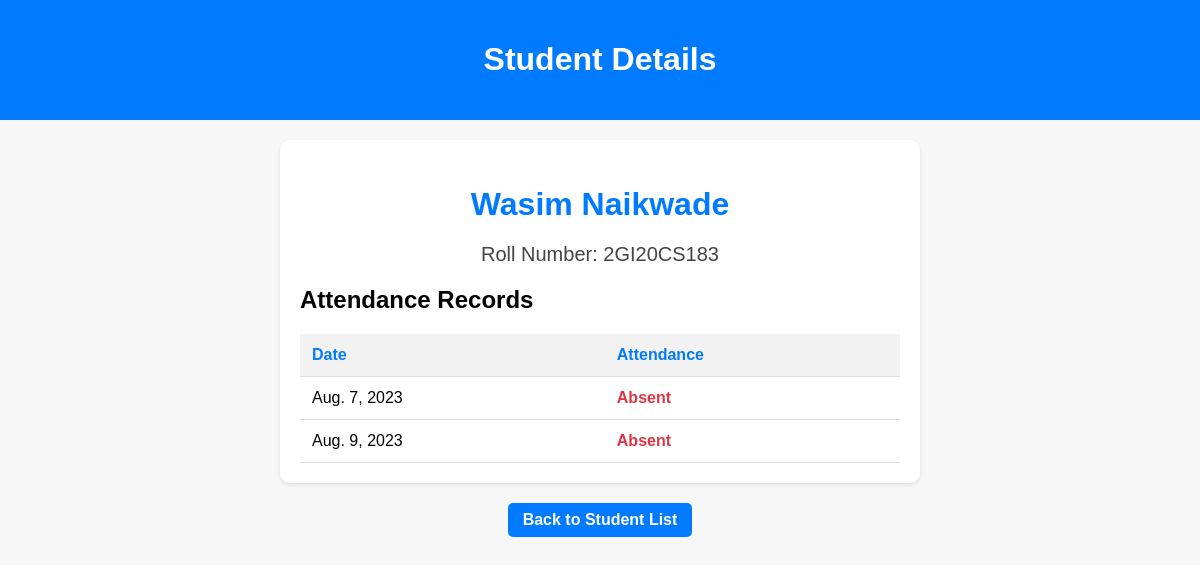
Page /students/7/ on the committed database.
### attendance/models.py (models this page shows, shortened)
class Student(models.Model):
    name = models.CharField(max_length=100)
    roll_number = models.CharField(max_length=20, unique=True)

class Attendance(models.Model):
    student = models.ForeignKey(Student, on_delete=models.CASCADE)
    date = models.DateField()
    is_present = models.BooleanField(default=True)

### attendance/views.py (the view)
# urls.py: path('students/<int:student_id>/', views.student_detail, name='student_detail'),
def student_detail(request, student_id):
    student = get_object_or_404(Student, pk=student_id)
    attendance_records = Attendance.objects.filter(student=student)
    return render(request, 'student_detail.html', {'student': student, 'attendance_records': attendance_records})

### templates/student_detail.html (shortened to what this page needs)
<!DOCTYPE html>
<html>
<head>
</head>
<body>
    <div class="header">
        <h1>Student Details</h1>
    </div>
    <div class="student-details-container">
        <h2 class="student-name">{{ student.name }}</h2>
        <p class="student-roll-number">Roll Number: {{ student.roll_number }}</p>
        <h2>Attendance Records</h2>
        <div class="attendance-table-container">
            <table class="attendance-table">
                <tr>
                    <th>Date</th>
                    <th>Attendance</th>
                </tr>
                {% for attendance_record in attendance_records %}
                <tr>
                    <td>{{ attendance_record.date }}</td>
                    <td class="{% if attendance_record.is_present %}attendance-record-present{% else %}attendance-record-absent{% endif %}">
                        {% if attendance_record.is_present %}Present{% else %}Absent{% endif %}
                    </td>
                </tr>
                {% endfor %}
            </table>
        </div>
    </div>
    <div class="back-button-container">
        <a href="{% url 'student_list' %}" class="back-button"> Back to Student List</a>
    </div>
</body>
</html>

### templates/student_detail.html (style rules this page uses)
body { font-family: Arial, sans-serif; margin: 0; padding: 0; background-color: #f7f7f7; }
.header { background-color: #007BFF; color: #fff; padding: 20px; text-align: center; }
.student-details-container { max-width: 600px; margin: 20px auto; padding: 20px; background-color: #fff; border-radius: 10px; box-shadow: 0 2px 4px rgba(0, 0, 0, 0.1); }
.student-name { color: #007BFF; font-size: 32px; margin-bottom: 10px; text-align: center; }
.student-roll-number { color: #444; font-size: 20px; margin-bottom: 20px; text-align: center; }
.attendance-table-container { max-height: 300px; overflow-y: auto; position: relative; }
.attendance-table { width: 100%; border-collapse: collapse; }
.attendance-table th, .attendance-table td { padding: 12px; text-align: left; border-bottom: 1px solid #ddd; }
.attendance-table th { background-color: #f2f2f2; font-weight: bold; color: #007BFF; position: sticky; top: 0; }
.attendance-record-absent { color: #dc3545; font-weight: bold; }
.back-button-container { text-align: center; margin-top: 20px; }
.back-button { display: inline-block; background-color: #007BFF; color: #fff; padding: 8px 15px; border-radius: 5px; text-decoration: none; font-weight: bold; text-align: center; transition: background-color 0.3s; }

### rows in the picture
Student: name "Wasim Naikwade", roll_number "2GI20CS183"
Attendance: date "Aug. 7, 2023", is_present "Absent"
Attendance: date "Aug. 9, 2023", is_present "Absent"
